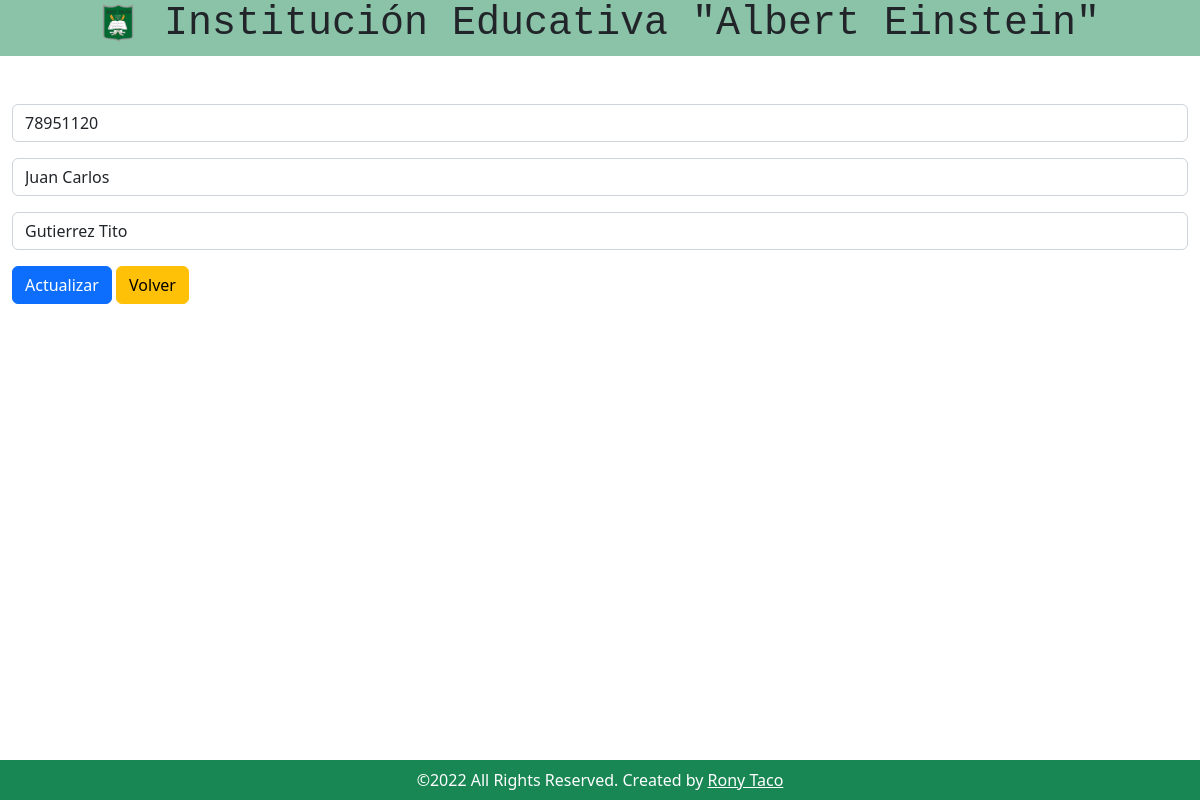
/editar.php?id=103, run on the app's committed database.
### tables this page shows
CREATE TABLE `colegio` (
  `id` int(11) NOT NULL,
  `dni` int(9) NOT NULL,
  `nombres` varchar(50) NOT NULL,
  `apellidos` varchar(50) NOT NULL
);

### editar.php (the view, shortened to what this page needs)
<?php
include_once "template/encabezado.php";
$mysqli = include_once "config/conexion.php";
$id = $_GET["id"];
$sentencia = $mysqli->prepare("SELECT id, dni, nombres, apellidos FROM colegio WHERE id = ?");
$sentencia->bind_param("i", $id);
$sentencia->execute();
$resultado = $sentencia->get_result();
$alumno = $resultado->fetch_assoc();
?>
<div class="row">
    <div class="col-12 text-center bg-success bg-opacity-50">
        <h1 class="text-dark font-monospace">
            <img src="./img/logoColegio.png" width="40" height="40">
            Institución Educativa "Albert Einstein"
        </h1>
    </div>
    <div class="container mt-5">
        <form action="actualizar.php" method="POST">
            <input type="text" class="form-control mb-3" name="dni" placeholder="Dni" value="<?php echo $alumno['dni'] ?>">
            <input type="text" class="form-control mb-3" name="nombres" placeholder="Nombres" value="<?php echo $alumno['nombres'] ?>">
            <input type="text" class="form-control mb-3" name="apellidos" placeholder="Apellidos" value="<?php echo $alumno['apellidos'] ?>">
            <input type="submit" class="btn btn-primary btn-block" value="Actualizar">
            <a class="btn btn-warning" href="index.php">Volver</a>
        </form>
    </div>
    <?php include_once "template/pie.php"; ?>

### data on the page
colegio: dni "78951120", nombres "Juan Carlos", apellidos "Gutierrez Tito"
